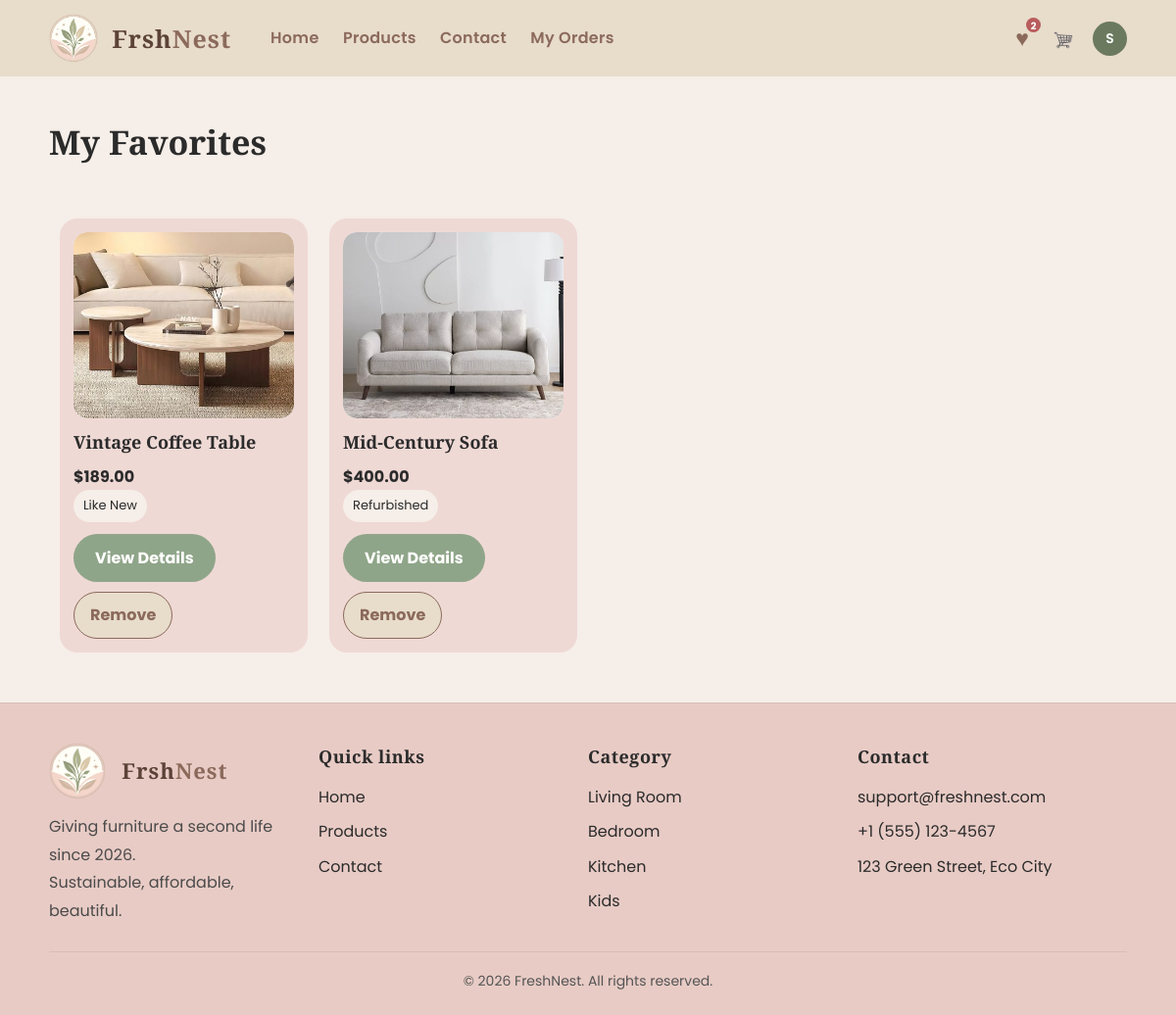
/favorites.php (signed in), run on the app's committed database.
### tables this page shows
CREATE TABLE `products` (
  `product_id` int(11) NOT NULL,
  `name` varchar(100) DEFAULT NULL,
  `price` decimal(10,2) DEFAULT NULL,
  `image` varchar(255) DEFAULT NULL,
  `product_condition` varchar(50) DEFAULT NULL,
  `category_id` int(11) DEFAULT NULL,
  `stock` int(11) NOT NULL,
  `description` text NOT NULL
);

### favorites.php (the view, shortened to what this page needs)
<?php
require_once __DIR__ . '/config.php';$fav_count = 0;
if (isset($_SESSION['user_id'])) {
    $fav_user_id = $_SESSION['user_id'];
    $fav_count_query = "SELECT COUNT(*) AS total FROM favorites WHERE user_id = $fav_user_id";
    $fav_count_result = mysqli_query($conn, $fav_count_query);
    if ($fav_count_result) {
        $fav_count_row = mysqli_fetch_assoc($fav_count_result);
        $fav_count = $fav_count_row['total'];
    }
}
$user_id = $_SESSION['user_id'];
$query = "SELECT products.*
          FROM products
          INNER JOIN favorites
          ON products.product_id = favorites.product_id
          WHERE favorites.user_id = $user_id";
$result = mysqli_query($conn, $query);
?>
<!DOCTYPE html>
<html lang="en">
<head>
<link rel="stylesheet" href="css/style.css"/>
</head>
<body>
<div class="header">
    <div class="container row">
        <a class="brand" href="index.php">
            <img src="images/logo.png" alt="FreshNest Logo"/>
            <span class="name"><span class="fresh">Frsh</span><span class="nest">Nest</span></span>
        </a>
        <div class="nav">
            <a href="index.php">Home</a>
            <a href="products.php">Products</a>
            <a href="contact.php">Contact</a>
            <a href="orders.php">My Orders</a>
        </div>
        <div class="header-right">
            <a class="header-fav" href="favorites.php">♥<?php if ($fav_count > 0) { ?><span class="fav-count"><?php echo $fav_count; ?></span><?php } ?></a>
            <a class="icon-btn" href="cart.php"><img src="images/icon-cart.png" class="cart-icon" alt="Cart"/></a>
            <?php if(isset($_SESSION['user_id']) && isset($_SESSION['user_name'])): ?>
    <a href="profile.php" class="user-avatar" style="text-decoration: none;">
        <?php echo strtoupper(substr($_SESSION['user_name'], 0, 1)); ?>
    </a>
<?php else: ?>
    <a class="login-link" href="login.php" style="text-decoration: none;">login</a>
<?php endif; ?>
        </div>
    </div>
</div>
<div class="section">
    <div class="container">
        <div class="page-head">
            <h1 class="page-title">My Favorites</h1>
        </div>
        <div class="product-grid">
            <?php
            if ($result && mysqli_num_rows($result) > 0) {
                while ($row = mysqli_fetch_row($result)) {
            ?>
                    <div class="card">
                        <div class="product-img-box">
                            <img src="<?php echo $row[3]; ?>" alt="<?php echo $row[1]; ?>"/>
                        </div>
                        <h3><?php echo $row[1]; ?></h3>
                        <div class="meta">
                            <span class="price">$<?php echo $row[2]; ?></span><br/>
                            <span class="badge"><?php echo $row[4]; ?></span>
                        </div>
                        <a class="btn" href="product-details.php?product_id=<?php echo $row[0]; ?>">View Details</a>
                        <a class="remove-fav" href="remove_favorite.php?product_id=<?php echo $row[0]; ?>">Remove</a>
                    </div>
            <?php
                }
            } else {
                echo "<div class='empty-box'><h3>No favorite products yet.</h3><p>Go to Products and press the heart button to add items here.</p><a class='btn' href='products.php'>Browse Products</a></div>";
            }
            ?>
        </div>
    </div>
</div>
<div class="footer">
    <div class="container footer-grid">
        <div>
            <a class="brand" href="index.php">
                <img src="images/logo.png" alt="FreshNest Logo"/>
                <span class="name"><span class="fresh">Frsh</span><span class="nest">Nest</span></span>
            </a>
            <p class="muted">Giving furniture a second life since 2026.<br/>Sustainable, affordable, beautiful.</p>
        </div>
        <div>
            <h4>Quick links</h4>
            <ul>
                <li><a href="index.php">Home</a></li>
                <li><a href="products.php">Products</a></li>
                <li><a href="contact.php">Contact</a></li>
            </ul>
        </div>
        <div>
            <h4>Category</h4>
            <ul>
<li><a href="products.php?category_id=1">Living Room</a></li>
<li><a href="products.php?category_id=2">Bedroom</a></li>
<li><a href="products.php?category_id=4">Kitchen</a></li>
<li><a href="products.php?category_id=3">Kids</a></li>
            </ul>
        </div>
        <div>
            <h4>Contact</h4>
            <ul>
                <li><a href="mailto:support@freshnest.com">support@freshnest.com</a></li>
                <li>+1 (555) 123-4567</li>
                <li>123 Green Street, Eco City</li>
            </ul>
        </div>
    </div>
    <div class="container footer-bottom">© 2026 FreshNest. All rights reserved.</div>
</div>
</body>
</html>

### css/style.css (style rules this page uses)
* { margin:0; padding:0; box-sizing:border-box; }
body { font-family:'Poppins', Arial, sans-serif; background:#F6EEE8; color:#2b2b2b; line-height:1.6; }
h1,h2,h3,h4, .brand .name, .section-title, .page-title, .details-title, .cart-title, .checkout-title, .footer h4 { font-family:'Playfair Display', Georgia, serif; }
.container { width:92%; max-width:1100px; margin:0 auto; }
.row { overflow:hidden; }
.header { background:#E8DCCB; padding:14px 0; }
.brand { float:left; text-decoration:none; color:#2b2b2b; }
.brand img { width:50px; height:50px; border-radius:50%; vertical-align:middle; }
.brand .name { display:inline-block; vertical-align:middle; margin-left:10px; font-size:25px; font-weight:700; letter-spacing:1px; }
.fresh { color:#5C4338; }
.nest { color:#8B6A5B; }
.nav { float:left; margin-left:40px; margin-top:12px; }
.nav a { text-decoration:none; color:#8B6A5B; font-weight:600; margin-right:20px; letter-spacing:0.3px; }
.header-right { float:right; margin-top:8px; }
.icon-btn { display:inline-block; text-decoration:none; color:#8B6A5B; font-size:20px; margin-left:10px; vertical-align:middle; }
.cart-icon { width:20px; height:20px; vertical-align:middle; }
.header-right .header-fav, .header-right .header-fav:link, .header-right .header-fav:visited { position:relative; display:inline-block; background:transparent; color:#8B6A5B; text-decoration:none; font-size:23px; line-height:1; margin-left:12px; vertical-align:middle; transition:0.3s; }
.header-right .fav-count { position:absolute; top:-10px; right:-12px; min-width:15px; height:15px; padding:1px 4px; border-radius:999px; background:#b85c5c; color:#fff; font-size:10px; font-weight:700; line-height:15px; text-align:center; }
.section { padding:40px 0; }
.page-head { overflow:hidden; margin-bottom:20px; }
.page-title { font-size:34px; margin-bottom:20px; }
.btn { display:inline-block; background:#8fa589; color:#fff; padding:12px 22px; text-decoration:none; font-weight:700; border-radius:25px; border:none; cursor:pointer; transition:0.3s; }
.product-grid { overflow:hidden; }
.card { float:left; width:23%; margin:1%; background:#EFD9D5; border-radius:18px; padding:14px; transition:0.3s; }
.card img { width:100%; height:190px; object-fit:cover; border-radius:14px; margin-bottom:10px; display:block; }
.card h3 { font-size:18px; margin-bottom:8px; font-weight:700; }
.meta { margin-bottom:12px; }
.price { font-weight:700; }
.badge { display:inline-block; padding:6px 10px; border-radius:20px; background:#F6EEE8; font-size:13px; }
.card-img-wrap, .product-img-box { position:relative; overflow:hidden; border-radius:14px; margin-bottom:10px; background:#eee; }
.card-img-wrap img, .product-img-box img { width:100%; height:190px; object-fit:cover; display:block; margin-bottom:0; transition:0.3s; }
.muted { color:#666; font-size:14px; }
.footer { background:#E8CBC5; padding:40px 0 24px; border-top:1px solid #d8bdb7; clear:both; }
.footer-grid { overflow:hidden; }
.footer-grid > div { float:left; width:23%; margin-right:2%; }
.footer-grid > div:last-child { margin-right:0; }
.footer .brand { float:none; display:block; margin-bottom:14px; }
.footer .brand img { width:58px; height:58px; }
.footer .brand .name { font-size:22px; margin-left:12px; }
.footer h4 { font-size:18px; margin-bottom:14px; letter-spacing:0.5px; }
.footer ul { list-style:none; }
.footer ul li { margin-bottom:10px; font-size:16px; }
.footer a { text-decoration:none; color:#2b2b2b; }
.footer .muted { font-size:16px; line-height:1.8; color:#4b4b4b; }
.footer-bottom { margin-top:26px; padding-top:18px; border-top:1px solid #d8bdb7; text-align:center; font-size:14px; color:#555; clear:both; }
.header-right { display: flex; align-items: center; gap: 15px; }
.user-avatar { width: 35px; height: 35px; background-color: #6b7a5f; color: white; border-radius: 50%; display: flex; align-items: center; justify-content: center; text-decoration: none; font-weight: 600; font-size: 14px; transition: 0.3s; margin-left: 5px; }

### favorites.php (style rules this page uses)
.product-img-box { position:relative; }
.product-img-box img { display:block; }
.remove-fav { display:inline-block; margin-top:10px; padding:10px 16px; background:#E8DCCB; color:#8B6A5B; border-radius:30px; text-decoration:none; font-weight:bold; border:1px solid #8B6A5B; }

### data on the page
products: image (picture), name "Vintage Coffee Table", price "189.00", product_condition "Like New"
products: image (picture), name "Mid-Century Sofa", price "400.00", product_condition "Refurbished"

### other printed values
$fav_count "2"
substr($_SESSION['user_name'], 0, 1) "S"
